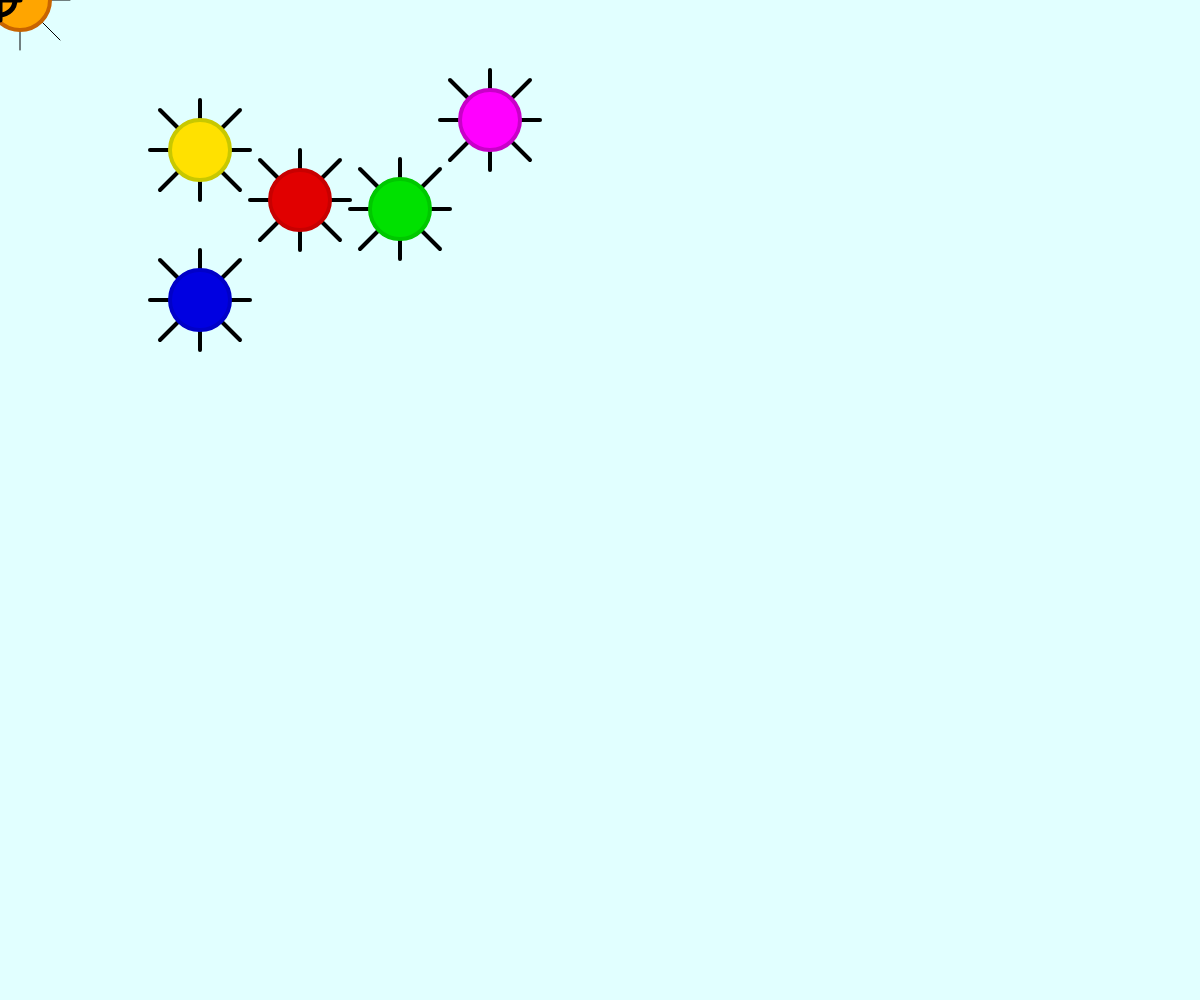
Frame 1 (no input)
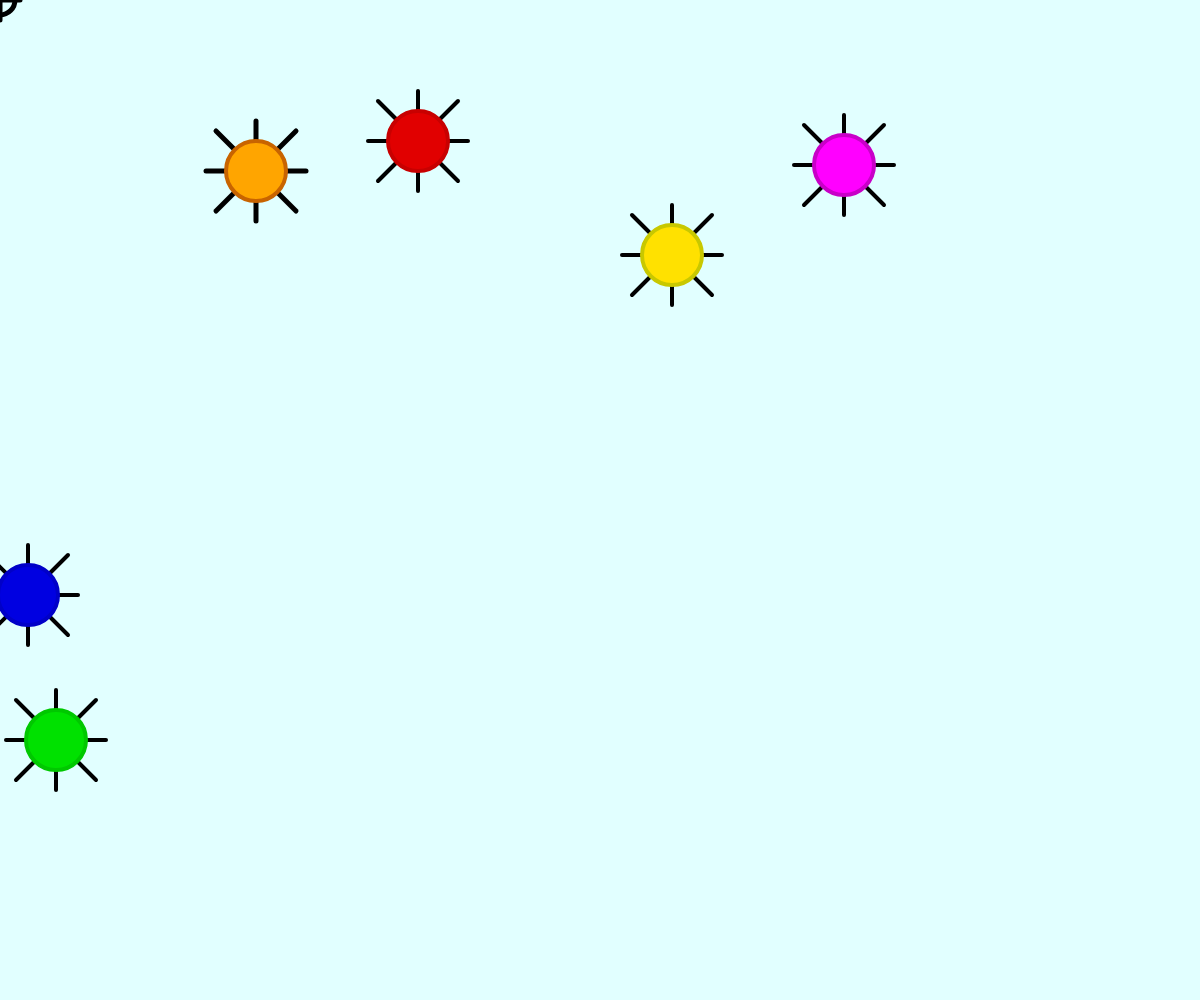
Frame 60 (no input)
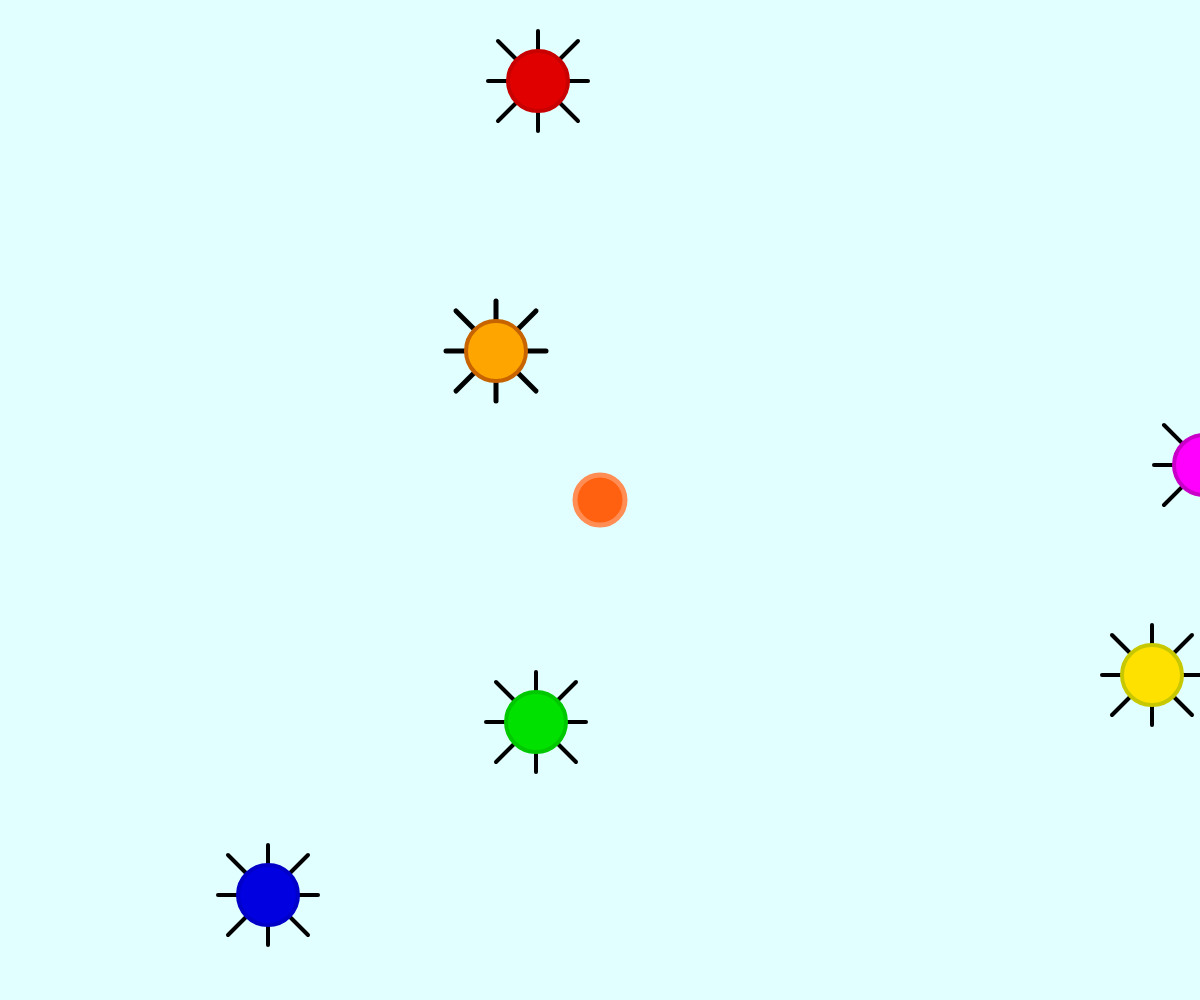
Frame 120 (the mouse pressed at the canvas centre since frame 60)

The p5.js sketch that drew these frames (run headless with seeded random() and noise() and a simulated clock; from frame 60 on, the mouse is pressed at the canvas centre):

// p5.js sketch
// ── sketch.js
var op = {
  x: 20,
  y: 0,
  xspeed: 4,
  yspeed: -3
}
var oo = {
  x: 490,
  y: 120,
  xspeed: 6,
  yspeed: -5
}
var po = {
  x: 200,
  y: 150,
  xspeed: 8,
  yspeed: -7
}
var pp = {
  x: 400,
  y: 209,
  xspeed: -8,
  yspeed:  9
}
var dick = {
  x: 200,
  y: 300,
  xspeed: -4,
  yspeed:  5
}
var annoying = {
  x: 300,
  y: 200,
  xspeed: 2,
  yspeed: -1
}

function setup() {
  createCanvas(windowWidth, windowHeight);
}

function draw() {
  background(225, 255, 255);
  covid()
  waltz()
  danchz()
  virus()
  fly()
  bounce()
  ball()
  walk()
  bounz()
  balle()
  move()
  shut()
  boi()
  speed()
  kdunk()
  hat()
  dash()
  bonk()
    stroke(0)
  strokeWeight(5)
  noFill()
  noCursor()
  circle(mouseX, mouseY, 30)
  line(mouseX, mouseY, mouseX + 20, mouseY)
  line(mouseX, mouseY, mouseX - 20, mouseY)
  line(mouseX, mouseY, mouseX, mouseY + 20)
  line(mouseX, mouseY, mouseX, mouseY - 20)
  
  
   fill(255, 97, 17)
  stroke(255, 141, 84)
  if (mouseIsPressed) {
    if (mouseButton === LEFT) {
      circle(mouseX, mouseY, 50);
    }
  }
}

function hat() {
  stroke(0)
  line(annoying.x, annoying.y, annoying.x + 40, annoying.y + 40)
  line(annoying.x, annoying.y, annoying.x + 40, annoying.y - 40)
  line(annoying.x, annoying.y, annoying.x - 40, annoying.y + 40)
  line(annoying.x, annoying.y, annoying.x - 40, annoying.y - 40)
  line(annoying.x, annoying.y, annoying.x, annoying.y + 50)
  line(annoying.x, annoying.y, annoying.x, annoying.y - 50)
  line(annoying.x, annoying.y, annoying.x + 50, annoying.y)
  line(annoying.x, annoying.y, annoying.x - 50, annoying.y)
  stroke(200, 0, 0)
  strokeWeight(4)
  fill(225, 0, 0)
  ellipse(annoying.x, annoying.y, 60, 60)
}

function dash() {
  annoying.x = annoying.x + annoying.xspeed;
  annoying.y = annoying.y + annoying.yspeed;
}

function bonk() {
  if (annoying.x > width || annoying.x < 0) {
    annoying.xspeed = annoying.xspeed * -1
  }
  if (annoying.y > height || annoying.y < 0) {
    annoying.yspeed = annoying.yspeed * -1
  }
}



function boi() {
  stroke(0)
  line(dick.x, dick.y, dick.x + 40, dick.y + 40)
  line(dick.x, dick.y, dick.x + 40, dick.y - 40)
  line(dick.x, dick.y, dick.x - 40, dick.y + 40)
  line(dick.x, dick.y, dick.x - 40, dick.y - 40)
  line(dick.x, dick.y, dick.x, dick.y + 50)
  line(dick.x, dick.y, dick.x, dick.y - 50)
  line(dick.x, dick.y, dick.x + 50, dick.y)
  line(dick.x, dick.y, dick.x - 50, dick.y)
  stroke(0, 0, 200)
  strokeWeight(4)
  fill(0, 0, 225)
  ellipse(dick.x, dick.y, 60, 60)
}

function speed() {
  dick.x = dick.x + dick.xspeed;
  dick.y = dick.y + dick.yspeed;
}

function kdunk() {
  if (dick.x > width || dick.x < 0) {
    dick.xspeed = dick.xspeed * -1
  }
  if (dick.y > height || dick.y < 0) {
    dick.yspeed = dick.yspeed * -1
  }
}



function balle() {
  stroke(0)
  line(pp.x, pp.y, pp.x + 40, pp.y + 40)
  line(pp.x, pp.y, pp.x + 40, pp.y - 40)
  line(pp.x, pp.y, pp.x - 40, pp.y + 40)
  line(pp.x, pp.y, pp.x - 40, pp.y - 40)
  line(pp.x, pp.y, pp.x, pp.y + 50)
  line(pp.x, pp.y, pp.x, pp.y - 50)
  line(pp.x, pp.y, pp.x + 50, pp.y)
  line(pp.x, pp.y, pp.x - 50, pp.y)
  stroke(0, 200, 0)
  strokeWeight(4)
  fill(0, 225, 0)
  ellipse(pp.x, pp.y, 60, 60)
}

function move() {
  pp.x = pp.x + pp.xspeed;
  pp.y = pp.y + pp.yspeed;
}

function shut() {
  if (pp.x > width || pp.x < 0) {
    pp.xspeed = pp.xspeed * -1
  }
  if (pp.y > height || pp.y < 0) {
    pp.yspeed = pp.yspeed * -1
  }
}



function ball() {
  stroke(0)
  line(po.x, po.y, po.x + 40, po.y + 40)
  line(po.x, po.y, po.x + 40, po.y - 40)
  line(po.x, po.y, po.x - 40, po.y + 40)
  line(po.x, po.y, po.x - 40, po.y - 40)
  line(po.x, po.y, po.x, po.y + 50)
  line(po.x, po.y, po.x, po.y - 50)
  line(po.x, po.y, po.x + 50, po.y)
  line(po.x, po.y, po.x - 50, po.y)
  stroke(200, 200, 0)
  strokeWeight(4)
  fill(255, 225, 0)
  ellipse(po.x, po.y, 60, 60)
}

function walk() {
  po.x = po.x + po.xspeed;
  po.y = po.y + po.yspeed;
}

function bounz() {
  if (po.x > width || po.x < 0) {
    po.xspeed = po.xspeed * -1
  }
  if (po.y > height || po.y < 0) {
    po.yspeed = po.yspeed * -1
  }
}

function virus() {
  stroke(0)
  line(oo.x, oo.y, oo.x + 40, oo.y + 40)
  line(oo.x, oo.y, oo.x + 40, oo.y - 40)
  line(oo.x, oo.y, oo.x - 40, oo.y + 40)
  line(oo.x, oo.y, oo.x - 40, oo.y - 40)
  line(oo.x, oo.y, oo.x, oo.y + 50)
  line(oo.x, oo.y, oo.x, oo.y - 50)
  line(oo.x, oo.y, oo.x + 50, oo.y)
  line(oo.x, oo.y, oo.x - 50, oo.y)
  stroke(200, 0, 200)
  strokeWeight(4)
  fill(255, 0, 255)
  ellipse(oo.x, oo.y, 60, 60)
}

function fly() {
  oo.x = oo.x + oo.xspeed;
  oo.y = oo.y + oo.yspeed;
}

function bounce() {
  if (oo.x > width || oo.x < 0) {
    oo.xspeed = oo.xspeed * -1
  }
  if (oo.y > height || oo.y < 0) {
    oo.yspeed = oo.yspeed * -1
  }
}



function covid() {
  stroke(0)
  line(op.x, op.y, op.x + 40, op.y + 40)
  line(op.x, op.y, op.x + 40, op.y - 40)
  line(op.x, op.y, op.x - 40, op.y + 40)
  line(op.x, op.y, op.x - 40, op.y - 40)
  line(op.x, op.y, op.x, op.y + 50)
  line(op.x, op.y, op.x, op.y - 50)
  line(op.x, op.y, op.x + 50, op.y)
  line(op.x, op.y, op.x - 50, op.y)
  stroke(200, 100, 0)
  strokeWeight(4)
  fill(255, 165, 0)
  ellipse(op.x, op.y, 60, 60)
}

function waltz() {
  op.x = op.x + op.xspeed;
  op.y = op.y + op.yspeed;
}

function danchz() {
  if (op.x > width || op.x < 0) {
    op.xspeed = op.xspeed * -1
  }
  if (op.y > height || op.y < 0) {
    op.yspeed = op.yspeed * -1
  }
}
